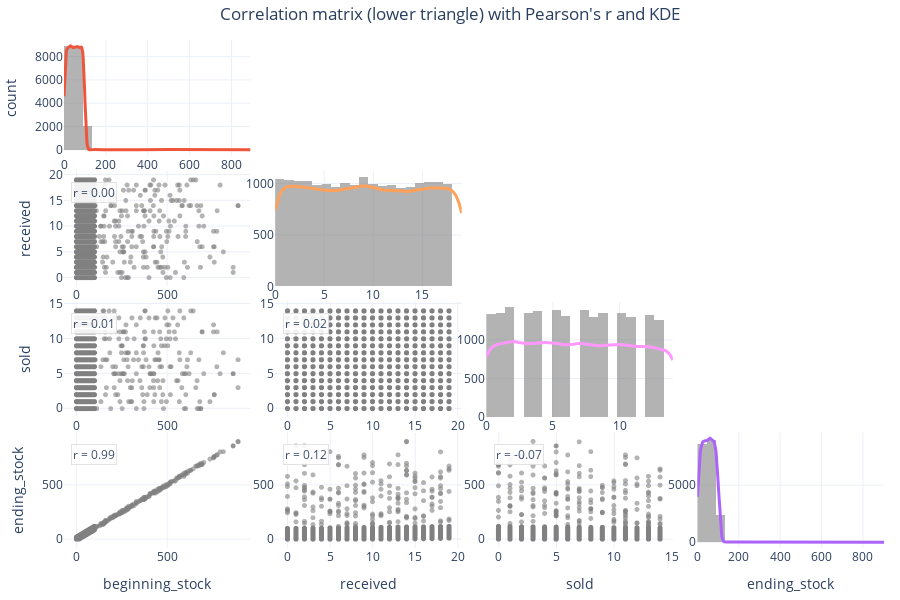

The notebook cell this image was saved under:
### Code cell
plot_scatter_matrixpx(df_inventory_clean, columns=['beginning_stock', 'received', 'sold', 'ending_stock'])

### Figure 1 — Plotly figure (JSON) as saved in the notebook; plotly's stock layout.template omitted (floating-point values rounded to 4 significant figures; data arrays with more than 128 entries replaced by an {"elided": "..."} marker saying what was removed)
{"data": [{"hovertemplate": "beginning_stock: %{x}<br>count: %{y}<extra></extra>", "marker": {"color": "grey"}, "opacity": 0.6, "showlegend": false, "type": "histogram", "x": {"elided": "20056 int values"}, "xaxis": "x", "xbins": {"end": 891, "size": 44.55, "start": 0}, "yaxis": "y"}, {"hovertemplate": "beginning_stock: %{x}<br>KDE(counts): %{y}<extra></extra>", "line": {"width": 3}, "mode": "lines", "name": "KDE", "showlegend": false, "type": "scatter", "x": {"elided": "400 float values"}, "xaxis": "x", "y": {"elided": "400 float values"}, "yaxis": "y"}, {"hovertemplate": "beginning_stock: %{x}<br>received: %{y}<extra></extra>", "marker": {"color": "grey", "opacity": 0.6, "size": 5}, "mode": "markers", "showlegend": false, "type": "scattergl", "x": {"elided": "20056 int values"}, "xaxis": "x5", "y": {"elided": "20056 int values"}, "yaxis": "y5"}, {"hovertemplate": "received: %{x}<br>count: %{y}<extra></extra>", "marker": {"color": "grey"}, "opacity": 0.6, "showlegend": false, "type": "histogram", "x": {"elided": "20056 int values"}, "xaxis": "x6", "xbins": {"end": 19, "size": 0.95, "start": 0}, "yaxis": "y6"}, {"hovertemplate": "received: %{x}<br>KDE(counts): %{y}<extra></extra>", "line": {"width": 3}, "mode": "lines", "name": "KDE", "showlegend": false, "type": "scatter", "x": {"elided": "400 float values"}, "xaxis": "x6", "y": {"elided": "400 float values"}, "yaxis": "y6"}, {"hovertemplate": "beginning_stock: %{x}<br>sold: %{y}<extra></extra>", "marker": {"color": "grey", "opacity": 0.6, "size": 5}, "mode": "markers", "showlegend": false, "type": "scattergl", "x": {"elided": "20056 int values"}, "xaxis": "x9", "y": {"elided": "20056 int values"}, "yaxis": "y9"}, {"hovertemplate": "received: %{x}<br>sold: %{y}<extra></extra>", "marker": {"color": "grey", "opacity": 0.6, "size": 5}, "mode": "markers", "showlegend": false, "type": "scattergl", "x": {"elided": "20056 int values"}, "xaxis": "x10", "y": {"elided": "20056 int values"}, "yaxis": "y10"}, {"hovertemplate": "sold: %{x}<br>count: %{y}<extra></extra>", "marker": {"color": "grey"}, "opacity": 0.6, "showlegend": false, "type": "histogram", "x": {"elided": "20056 int values"}, "xaxis": "x11", "xbins": {"end": 14, "size": 0.7, "start": 0}, "yaxis": "y11"}, {"hovertemplate": "sold: %{x}<br>KDE(counts): %{y}<extra></extra>", "line": {"width": 3}, "mode": "lines", "name": "KDE", "showlegend": false, "type": "scatter", "x": {"elided": "400 float values"}, "xaxis": "x11", "y": {"elided": "400 float values"}, "yaxis": "y11"}, {"hovertemplate": "beginning_stock: %{x}<br>ending_stock: %{y}<extra></extra>", "marker": {"color": "grey", "opacity": 0.6, "size": 5}, "mode": "markers", "showlegend": false, "type": "scattergl", "x": {"elided": "20056 int values"}, "xaxis": "x13", "y": {"elided": "20056 int values"}, "yaxis": "y13"}, {"hovertemplate": "received: %{x}<br>ending_stock: %{y}<extra></extra>", "marker": {"color": "grey", "opacity": 0.6, "size": 5}, "mode": "markers", "showlegend": false, "type": "scattergl", "x": {"elided": "20056 int values"}, "xaxis": "x14", "y": {"elided": "20056 int values"}, "yaxis": "y14"}, {"hovertemplate": "sold: %{x}<br>ending_stock: %{y}<extra></extra>", "marker": {"color": "grey", "opacity": 0.6, "size": 5}, "mode": "markers", "showlegend": false, "type": "scattergl", "x": {"elided": "20056 int values"}, "xaxis": "x15", "y": {"elided": "20056 int values"}, "yaxis": "y15"}, {"hovertemplate": "ending_stock: %{x}<br>count: %{y}<extra></extra>", "marker": {"color": "grey"}, "opacity": 0.6, "showlegend": false, "type": "histogram", "x": {"elided": "20056 int values"}, "xaxis": "x16", "xbins": {"end": 902, "size": 45.1, "start": 0}, "yaxis": "y16"}, {"hovertemplate": "ending_stock: %{x}<br>KDE(counts): %{y}<extra></extra>", "line": {"width": 3}, "mode": "lines", "name": "KDE", "showlegend": false, "type": "scatter", "x": {"elided": "400 float values"}, "xaxis": "x16", "y": {"elided": "400 float values"}, "yaxis": "y16"}], "layout": {"annotations": [{"bgcolor": "white", "bordercolor": "#e0e0e0", "borderwidth": 1, "font": {"size": 12}, "opacity": 0.9, "showarrow": false, "text": "r = 0.00", "x": 0.04, "xref": "x5 domain", "y": 0.9, "yref": "y5 domain"}, {"bgcolor": "white", "bordercolor": "#e0e0e0", "borderwidth": 1, "font": {"size": 12}, "opacity": 0.9, "showarrow": false, "text": "r = 0.01", "x": 0.04, "xref": "x9 domain", "y": 0.9, "yref": "y9 domain"}, {"bgcolor": "white", "bordercolor": "#e0e0e0", "borderwidth": 1, "font": {"size": 12}, "opacity": 0.9, "showarrow": false, "text": "r = 0.02", "x": 0.04, "xref": "x10 domain", "y": 0.9, "yref": "y10 domain"}, {"bgcolor": "white", "bordercolor": "#e0e0e0", "borderwidth": 1, "font": {"size": 12}, "opacity": 0.9, "showarrow": false, "text": "r = 0.99", "x": 0.04, "xref": "x13 domain", "y": 0.9, "yref": "y13 domain"}, {"bgcolor": "white", "bordercolor": "#e0e0e0", "borderwidth": 1, "font": {"size": 12}, "opacity": 0.9, "showarrow": false, "text": "r = 0.12", "x": 0.04, "xref": "x14 domain", "y": 0.9, "yref": "y14 domain"}, {"bgcolor": "white", "bordercolor": "#e0e0e0", "borderwidth": 1, "font": {"size": 12}, "opacity": 0.9, "showarrow": false, "text": "r = -0.07", "x": 0.04, "xref": "x15 domain", "y": 0.9, "yref": "y15 domain"}], "height": 600, "margin": {"b": 40, "l": 40, "r": 10, "t": 40}, "title": {"text": "Correlation matrix (lower triangle) with Pearson's r and KDE", "x": 0.5}, "xaxis": {"anchor": "y", "domain": [0, 0.2275], "showgrid": true, "zeroline": false}, "xaxis10": {"anchor": "y10", "domain": [0.2575, 0.485], "showgrid": true, "zeroline": false}, "xaxis11": {"anchor": "y11", "domain": [0.515, 0.7425], "showgrid": true, "zeroline": false}, "xaxis12": {"anchor": "y12", "domain": [0.7725, 1], "showgrid": true, "visible": false, "zeroline": false}, "xaxis13": {"anchor": "y13", "domain": [0, 0.2275], "showgrid": true, "title": {"text": "beginning_stock"}, "zeroline": false}, "xaxis14": {"anchor": "y14", "domain": [0.2575, 0.485], "showgrid": true, "title": {"text": "received"}, "zeroline": false}, "xaxis15": {"anchor": "y15", "domain": [0.515, 0.7425], "showgrid": true, "title": {"text": "sold"}, "zeroline": false}, "xaxis16": {"anchor": "y16", "domain": [0.7725, 1], "showgrid": true, "title": {"text": "ending_stock"}, "zeroline": false}, "xaxis2": {"anchor": "y2", "domain": [0.2575, 0.485], "showgrid": true, "visible": false, "zeroline": false}, "xaxis3": {"anchor": "y3", "domain": [0.515, 0.7425], "showgrid": true, "visible": false, "zeroline": false}, "xaxis4": {"anchor": "y4", "domain": [0.7725, 1], "showgrid": true, "visible": false, "zeroline": false}, "xaxis5": {"anchor": "y5", "domain": [0, 0.2275], "showgrid": true, "zeroline": false}, "xaxis6": {"anchor": "y6", "domain": [0.2575, 0.485], "showgrid": true, "zeroline": false}, "xaxis7": {"anchor": "y7", "domain": [0.515, 0.7425], "showgrid": true, "visible": false, "zeroline": false}, "xaxis8": {"anchor": "y8", "domain": [0.7725, 1], "showgrid": true, "visible": false, "zeroline": false}, "xaxis9": {"anchor": "y9", "domain": [0, 0.2275], "showgrid": true, "zeroline": false}, "yaxis": {"anchor": "x", "domain": [0.7725, 1], "showgrid": true, "title": {"text": "count"}, "zeroline": false}, "yaxis10": {"anchor": "x10", "domain": [0.2575, 0.485], "showgrid": true, "zeroline": false}, "yaxis11": {"anchor": "x11", "domain": [0.2575, 0.485], "showgrid": true, "zeroline": false}, "yaxis12": {"anchor": "x12", "domain": [0.2575, 0.485], "showgrid": true, "visible": false, "zeroline": false}, "yaxis13": {"anchor": "x13", "domain": [0, 0.2275], "showgrid": true, "title": {"text": "ending_stock"}, "zeroline": false}, "yaxis14": {"anchor": "x14", "domain": [0, 0.2275], "showgrid": true, "zeroline": false}, "yaxis15": {"anchor": "x15", "domain": [0, 0.2275], "showgrid": true, "zeroline": false}, "yaxis16": {"anchor": "x16", "domain": [0, 0.2275], "showgrid": true, "zeroline": false}, "yaxis2": {"anchor": "x2", "domain": [0.7725, 1], "showgrid": true, "visible": false, "zeroline": false}, "yaxis3": {"anchor": "x3", "domain": [0.7725, 1], "showgrid": true, "visible": false, "zeroline": false}, "yaxis4": {"anchor": "x4", "domain": [0.7725, 1], "showgrid": true, "visible": false, "zeroline": false}, "yaxis5": {"anchor": "x5", "domain": [0.515, 0.7425], "showgrid": true, "title": {"text": "received"}, "zeroline": false}, "yaxis6": {"anchor": "x6", "domain": [0.515, 0.7425], "showgrid": true, "zeroline": false}, "yaxis7": {"anchor": "x7", "domain": [0.515, 0.7425], "showgrid": true, "visible": false, "zeroline": false}, "yaxis8": {"anchor": "x8", "domain": [0.515, 0.7425], "showgrid": true, "visible": false, "zeroline": false}, "yaxis9": {"anchor": "x9", "domain": [0.2575, 0.485], "showgrid": true, "title": {"text": "sold"}, "zeroline": false}}}
